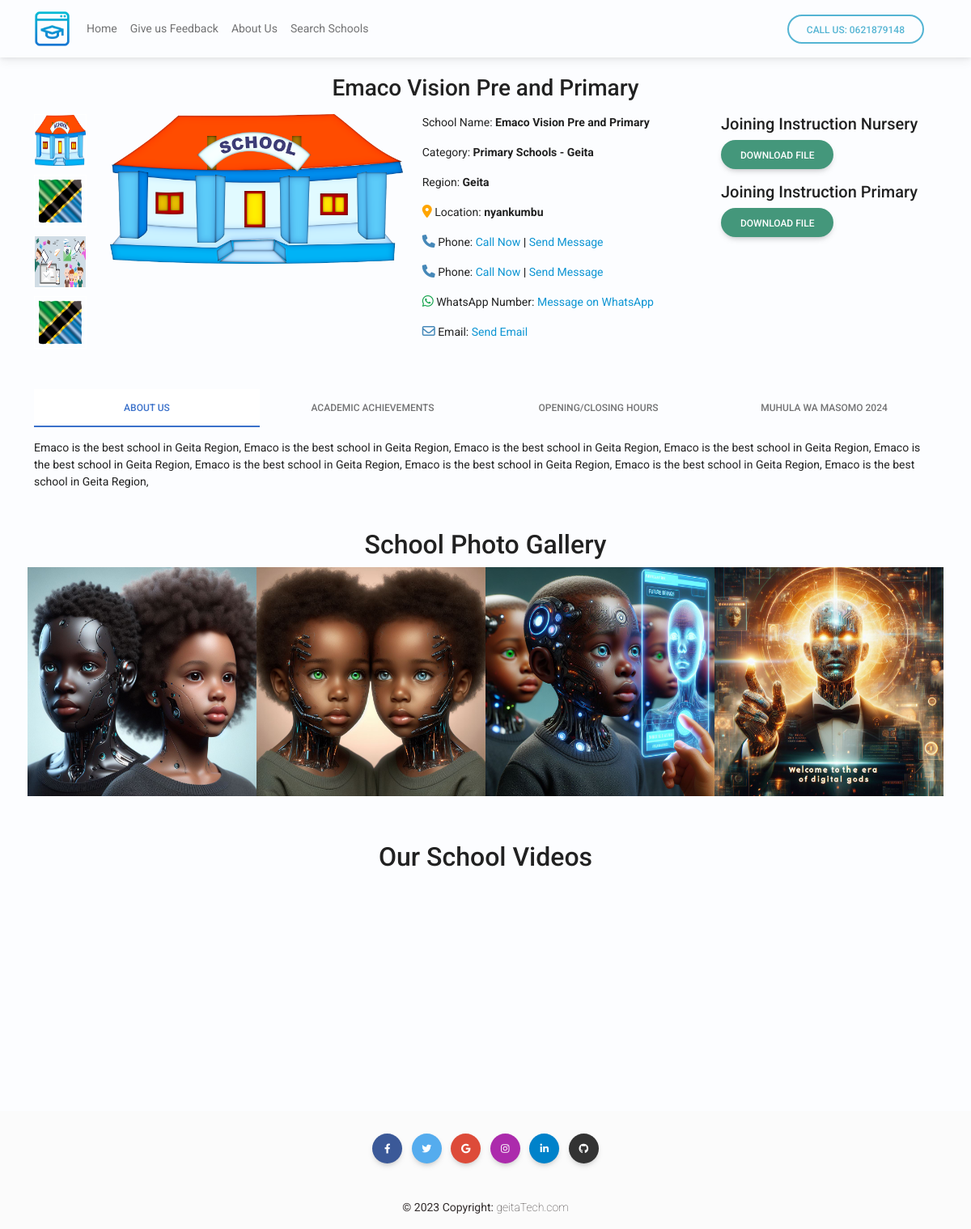
Page /emaco-vision-pre-and-primary/ on the committed database.
### core/models.py (models this page shows, shortened)
class School(models.Model):
    user = models.OneToOneField(User, related_name='profile', on_delete=models.CASCADE)
    name = models.CharField(max_length=100)
    slug = models.SlugField(blank=True, null=True)
    description = models.TextField()
    region = models.ForeignKey(Region, on_delete=models.CASCADE)
    logo = models.ImageField(upload_to='logos/')
    subcategory = models.ForeignKey(SubCategory, on_delete=models.CASCADE, related_name='schoolsubcat')
    phone_number1 = models.CharField(max_length=255, help_text="nambari ya simu")
    phone_number2 = models.CharField(max_length=255, help_text="nambari ya simu")
    email = models.EmailField(null=True, blank=True)
    whatsapp_number = models.CharField(max_length=255, null=True, help_text="namba ya whatsapp")
    location = models.CharField(max_length=255, help_text="mahali shule ilipo")
    created_at = models.DateTimeField(auto_now_add=True)
    updated = models.DateTimeField(auto_now=True)
    is_verified = models.BooleanField(default=True)
    def __str__(self):
        return self.name

class SchoolImage(models.Model):
    school = models.ForeignKey(School, on_delete=models.CASCADE, null=True,
                              related_name='schoolimages')
    images = models.ImageField(upload_to='images/')

class SubCategory(models.Model):
    name = models.CharField(max_length=50)
    category = models.ForeignKey(Category, on_delete=models.CASCADE, related_name='subcategory')

class Category(models.Model):
    name = models.CharField(max_length=50)
    region = models.ForeignKey(Region, on_delete=models.CASCADE, related_name='regioncategory')
    def __str__(self):
        return f'{self.name} - {self.region.name}'

class Region(models.Model):
    name = models.CharField(max_length=20)
    def __str__(self):
        return self.name

class SchoolJoining(models.Model):
    school = models.ForeignKey(School, on_delete=models.CASCADE, null=True,
                              related_name='schooljoining')
    title = models.CharField(max_length=255)
    file = models.FileField(upload_to='files/')
    show_file = models.BooleanField(default=True)

class SchoolGallery(models.Model):
    school = models.ForeignKey(School, on_delete=models.CASCADE, null=True,
                              related_name='schoolgallery')
    images = models.ImageField(upload_to='images/')

class SchoolVideo(models.Model):
    school = models.ForeignKey(School, on_delete=models.CASCADE, null=True,
                              related_name='schoolvideos')
    video = EmbedVideoField()

### core/views.py (the view)
# urls.py: path('<slug:slug>/', views.school, name='school_detail'),
def school(request, slug):
    school = get_object_or_404(School, slug=slug)
    files = SchoolJoining.objects.filter(school_id=school.id)
    context  = {
        'school':school,
        'files':files
    }
    return render(request, 'school_details.html', context)

### core/templates/school_details.html (shortened to what this page needs)
{% extends 'base.html' %}
{% load static %}
{% load l10n %}
{% load thumbnail %}
{% load embed_video_tags %}
{% block content %}
<br>
<div class="text-center">
    <h3>{{ school }}</h3>
</div>
<div class="container pt-2 mb-4">
  <div class="row g-3">
    <div class="col-lg-1">
        <div class="xzoom-thumbs">
            {% for image in school.schoolimages.all %}
                <img class="xzoom-gallery img-fluid" src="{{ image.images.url }}" alt="" onclick="myFunction(this)">
            {% endfor %}
        </div>
    </div>
    <div class="col-lg-4">
        <img src="{{ school.logo.url }}" alt="" class="block__pic img-fluid" id="imageBox" width="100%">
    </div>
        <div class="col-lg-4 px-3">
            <p>School Name: <strong>{{ school.name }}</strong></p>
            <p>Category: <strong>{{ school.subcategory.category }}</strong></p>
            <p>Region: <strong>{{ school.region }}</strong></p>
                <p><i class="fas fa-map-marker-alt"style="font-size: 16px;color: orange;" ></i> Location: <strong>{{ school.location }}</strong></p>
<p>
  <i class="fas fa-phone" style="font-size: 16px;color: #4688b8;"></i>
  Phone:
  <strong>
    <a href="tel:{{ school.phone_number1 }}" data-toggle="tooltip" data-placement="top" title="Call {{ school.phone_number1 }}">Call Now</a> |
    <a href="sms:{{ school.phone_number1 }}" data-toggle="tooltip" data-placement="top" title="Click to Message">Send Message</a>
  </strong>
</p>
<p>
  <i class="fas fa-phone" style="font-size: 16px;color: #4688b8;"></i>
  Phone:
  <strong>
    <a href="tel:{{ school.phone_number2 }}" data-toggle="tooltip" data-placement="top" title="Call {{ school.phone_number2 }}">Call Now</a> |
    <a href="sms:{{ school.phone_number2 }}" data-toggle="tooltip" data-placement="top" title="Click to Message">Send Message</a>
  </strong>
</p>
<p>
  <i class="fab fa-whatsapp text-success" style="font-size: 16px;"></i>
  WhatsApp Number:
  <strong>
    <a href="https://wa.me/{{ school.whatsapp_number }}" target="_blank" data-toggle="tooltip" data-placement="top" title="WhatsApp me {{ school.whatsapp_number }}">Message on WhatsApp</a>
  </strong>
</p>
<p>
  <i class="far fa-envelope" style="color: #4688b8; font-size: 16px;"></i>
  Email:
  <strong>
    <a href="mailto:{{ school.email }}" data-toggle="tooltip" data-placement="top" title="Click to Email">Send Email</a>
  </strong>
</p>
        </div>
        <div class="col-lg-3">
            {% for file in school.schooljoining.all %}
            {% if file.show_file %}
            <h5>{{file.title}}</h5>
                <ul>
                    <li>
                        <p><a href="{{ file.file.url }}" class="btn btn-download" target="_blank">Download File</a></p>
                    </li>
                </ul>
                {% endif %}
            {% endfor %}
        </div>
    </div>
</div>
<div class="container pt-3 mb-4">
<ul class="nav nav-tabs nav-justified mb-3" id="ex1" role="tablist">
    <li class="nav-item" role="presentation">
      <a
        class="nav-link active"
        id="ex3-tab-1"
        data-mdb-toggle="tab"
        href="#ex3-tabs-1"
        role="tab"
        aria-controls="ex3-tabs-1"
        aria-selected="true"
        >About Us</a
      >
    </li>
    <li class="nav-item" role="presentation">
      <a
        class="nav-link"
        id="ex3-tab-2"
        data-mdb-toggle="tab"
        href="#ex3-tabs-2"
        role="tab"
        aria-controls="ex3-tabs-2"
        aria-selected="false"
        >Academic Achievements</a
      >
    </li>
    <li class="nav-item" role="presentation">
      <a
        class="nav-link"
        id="ex3-tab-3"
        data-mdb-toggle="tab"
        href="#ex3-tabs-3"
        role="tab"
        aria-controls="ex3-tabs-3"
        aria-selected="false"
        >Opening/Closing Hours</a
      >
    </li>
    <li class="nav-item" role="presentation">
      <a
        class="nav-link"
        id="ex3-tab-4"
        data-mdb-toggle="tab"
        href="#ex3-tabs-4"
        role="tab"
        aria-controls="ex3-tabs-4"
        aria-selected="false"
        >Muhula wa masomo 2024</a
      >
    </li>
  </ul>
  <div class="tab-content" id="ex2-content">
    <div
      class="tab-pane fade show active"
      id="ex3-tabs-1"
      role="tabpanel"
      aria-labelledby="ex3-tab-1"
    >
    <p>{{school.description}}</p>
    </div>
  </div>
</div>
<div class="container pt-4 mb-5">
  <h2 class="text-center mb-4">School Photo Gallery</h2>
  <div class="row g-3" id="image-gallery">
    {% for image in school.schoolgallery.all %}
    <div class="col-lg-3">
        <div class="gallery-item">
          <img
          src="{{ image.images.url }}"
          alt="{{ image.school.name }}"
          data-magnify-src="{{ image.images.url }}"
          class="img-fluid"
          onmouseover="magnifyImage(this)"
        />
        </div>
    </div>
    {% endfor %}
</div>
</div>
<div class="container pt-2 mb-3">
  <h2 class="text-center">Our School Videos</h2>
  <div class="row g-3">
    {% for vid in school.schoolvideos.all %}
    <div class="col-lg-4">
      <div class="ratio ratio-4x3">
    </div>
    </div>
    {% endfor %}
  </div>
</div>
{% endblock %}

### core/templates/base.html (style rules this page uses)
body { font-family: 'Roboto', sans-serif; font-size: 14px; font-weight: 400; line-height: 21px; color: rgba(0, 0, 0, 0.87); background-color: #fcfdff; }

### core/templates/school_details.html (style rules this page uses)
ul { list-style: none; padding: 0; }
.xzoom-thumbs img { display: block; margin-bottom: 10px; height: 65px; width: 65px; border: 1px solid rgb(255, 255, 255); cursor: pointer; transition: 5ms; }
.btn-download { background-color: #44977b; color: #ffffff; border: none; border-radius: 25px; }
a { color: #0D95D3; font-weight: lighter; }

### rows in the picture
School: name "Emaco Vision Pre and Primary", logo (picture), subcategory.category "Primary Schools - Geita", region "Geita", location "nyankumbu", description "Emaco is the best school in Geita Region, Emaco is the best school in Geita Region, Emaco is the best school in Geita Region, Emaco is the best school in Geita Region, Emaco is the best school in Geita Region, Emaco is the best school in Geita Region, Emaco is the best school in Geita Region, Emaco is the best school in Geita Region, Emaco is the best school in Geita Region,"
SchoolImage: images (picture)
SchoolImage: images (picture)
SchoolImage: images (picture)
SchoolImage: images (picture)
SchoolJoining: title "Joining Instruction Nursery"
SchoolJoining: title "Joining Instruction Primary"
SchoolGallery: images (picture)
SchoolGallery: images (picture)
SchoolGallery: images (picture)
SchoolGallery: images (picture)
